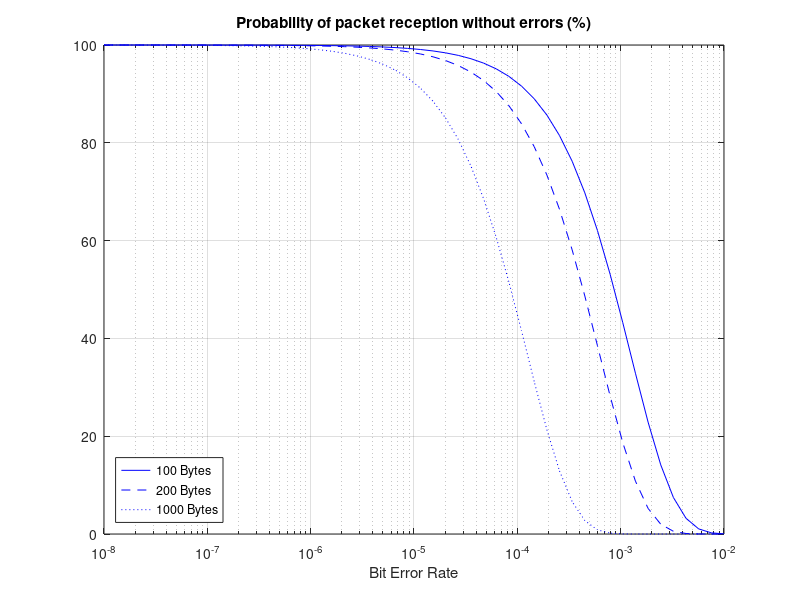
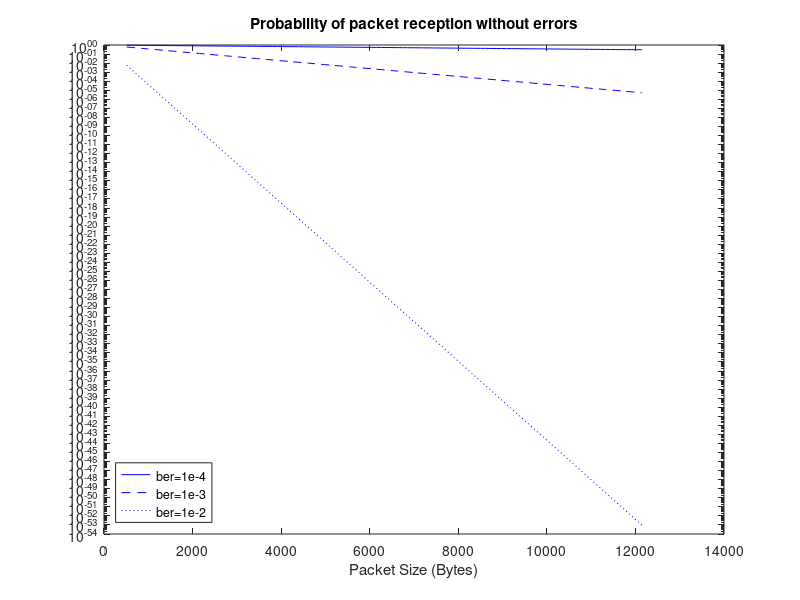

Write the MATLAB code that produced these figures, in order.

%%2a

p = 10^-2;
bytes = 100;
bits = 8;
no_errors = nchoosek(bytes*bits, 0) * (1-p)^(bytes*bits);

fprintf('The probability of a data frame of 100 Bytes to be received without errors is: %.4f%%\n', 100*no_errors);

%%2b
p = 10^-3;
bytes = 1000;
one_error = nchoosek(bytes*bits, 1) * p * (1-p)^(bytes*bits);
fprintf('The probability of a data frame of 1000 Bytes to be received with exactly one error is: %.4f%%\n', 100*one_error);


%%2c
p = 10^-4;
bytes = 200;

one_or_more_errors = 1 - (nchoosek(bytes*bits, 0) * (1-p)^(bytes*bits));
fprintf('The probability of a data frame of 200 Bytes to be received with one or more errors is: %.4f%%\n', 100*one_or_more_errors);

%%2d

x = logspace(-8, -2);

no_errors100 = nchoosek(100*bits, 0) .* (1-x).^(100*bits);
no_errors200 = nchoosek(200*bits, 0) .* (1-x).^(200*bits);
no_errors1000 = nchoosek(1000*bits, 0) .* (1-x).^(1000*bits);

figure(1);


semilogx(x, 100*no_errors100, 'b', x, 100*no_errors200, 'b--', x, 100*no_errors1000, 'b:');
xlabel('Bit Error Rate');
legend('100 Bytes','200 Bytes','1000 Bytes', 'location','southwest');
title('Probability of packet reception without errors (%)');
grid on;

%%2e

x = linspace(64*bits, 1518*bits);
no_errors4 = (1-10^-4).^x;
no_errors3 = (1-10^-3).^x;
no_errors2 = (1-10^-2).^x;

figure(2);
semilogy(x, no_errors4, 'b', x, no_errors3, 'b--', x, no_errors2, 'b:');
xlabel('Packet Size (Bytes)');
legend('ber=1e-4','ber=1e-3','ber=1e-2', 'location','southwest');
title('Probability of packet reception without errors');